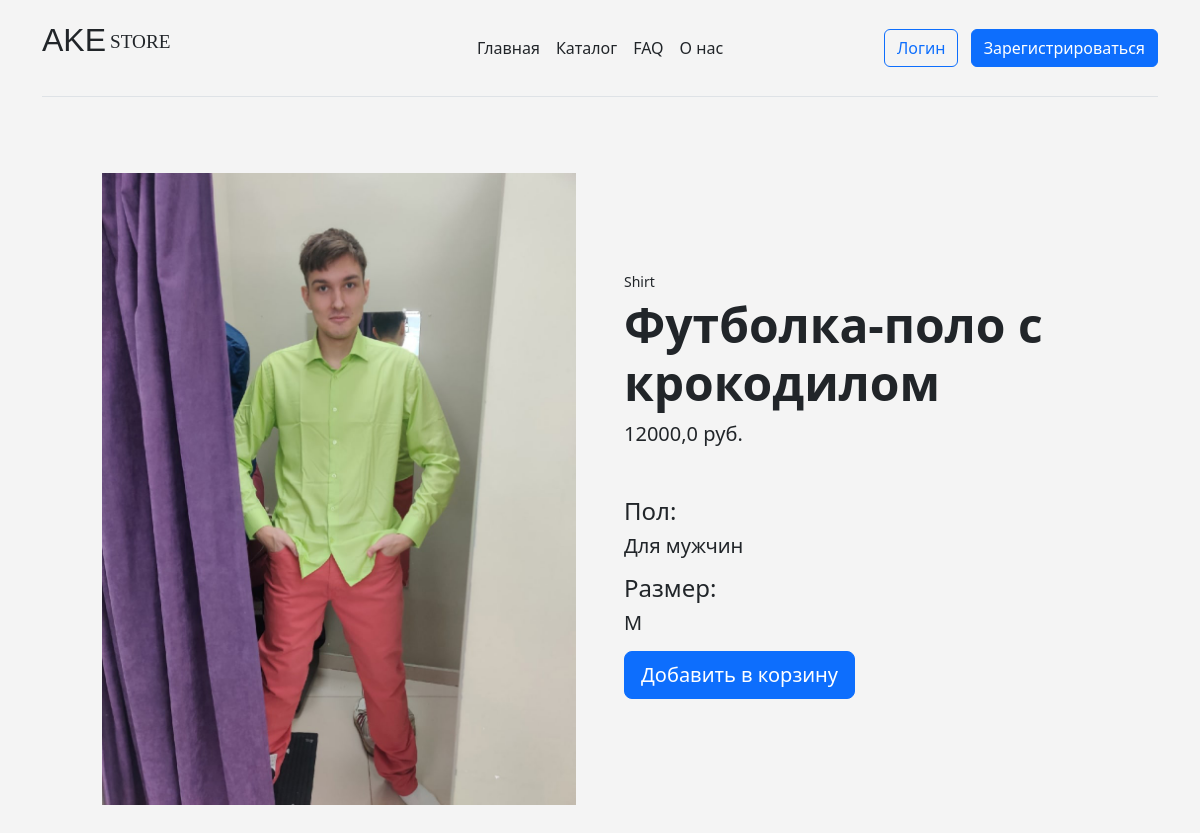
Before: /product/6/ with the older database file.
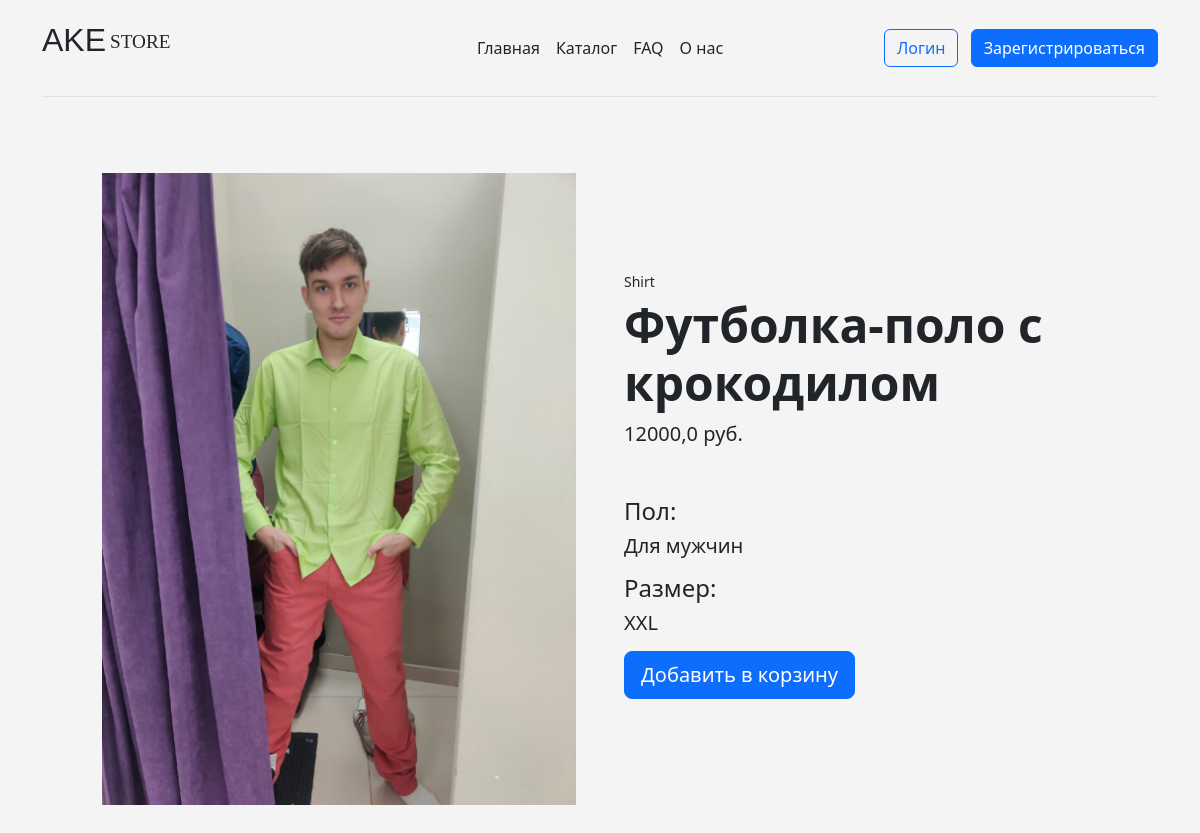
After: the same page with the newer database file.
### main/models.py (models this page shows, shortened)
class catalog(models.Model):
    name = models.CharField("Название товара", max_length=100)
    category = models.CharField("Категория", choices=CATEGORY_CHOICES, max_length=1)
    sex = models.CharField("Пол", choices=SEX_CHOICES, max_length=1)
    size = models.CharField("Размер", choices=SIZE_CHOICES, max_length=3)
    price = models.FloatField()
    image = models.ImageField(blank=True, upload_to="static/main/images")
    def get_add_to_cart_url(self):
        return reverse("add_to_cart", kwargs={"pk": self.pk})

### main/views.py (the view)
# urls.py: path("product/<int:pk>/", views.CatalogDetailView, name="product"),
def CatalogDetailView(request, pk):
    product = catalog.objects.get(id=pk)
    return render(request, "main/product.html", {"product": product})

### main/templates/main/product.html (shortened to what this page needs)
{% extends 'main/base.html' %}
{% block content%}
<section class="py-5">
    <div class="container px-4 px-lg-5 my-1">
        <div class="row gx-4 gx-lg-5 align-items-center">
            {% load static %}
            <div class="col-md-6"><img class="card-img-top mb-5 mb-md-0" src="/{{ product.image }}" ></div>
            <div class="col-md-6">
                <div class="small mb-1">{{ product.get_category_display }}</div>
                <h1 class="display-5 fw-bolder">{{ product.name }}</h1>
                <div class="fs-5 mb-5">
                    <span>{{ product.price }} руб.</span>
                </div>
                <h4>Пол: <h4><p class="lead">{{product.get_sex_display}}</p>
                <h4>Размер: <h4><p class="lead">{{product.size}}</p>
                <div class="d-flex">
                    <a href="{{product.get_add_to_cart_url}}" class="btn btn-primary btn-lg" role="button">Добавить в корзину</a>
                </div>
            </div>
        </div>
    </div>
</section>
{% endblock %}

Changed rows visible on the page:
changed catalog "Футболка-поло с крокодилом": size "M" → "XXL"
